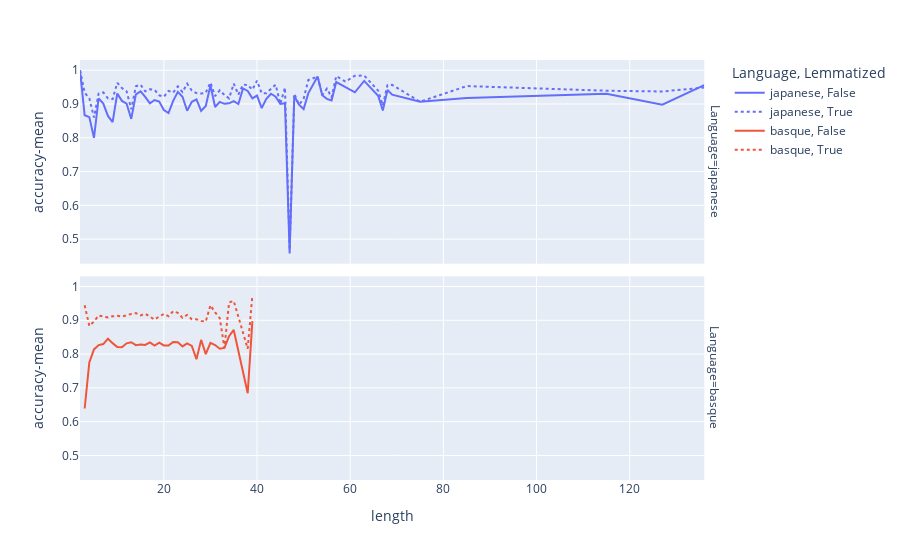

Notebook code cell kept with this figure:
### Code cell
fig = px.line(
    data_frame=df,
    x='length', y='accuracy-mean',
    line_dash='Lemmatized',
    color='Language',
    facet_row='Language',
)
fig.show()

### Figure 1 — Plotly figure (JSON) as saved in the notebook; plotly's stock layout.template omitted (floating-point values rounded to 4 significant figures)
{"data": [{"hovertemplate": "Language=japanese<br>Lemmatized=False<br>length=%{x}<br>accuracy-mean=%{y}<extra></extra>", "legendgroup": "japanese, False", "line": {"color": "#636efa", "dash": "solid"}, "marker": {"symbol": "circle"}, "mode": "lines", "name": "japanese, False", "orientation": "v", "showlegend": true, "x": [2, 3, 4, 5, 6, 7, 8, 9, 10, 11, 12, 13, 14, 15, 16, 17, 18, 19, 20, 21, 22, 23, 24, 25, 26, 27, 28, 29, 30, 31, 32, 33, 34, 35, 36, 37, 38, 39, 40, 41, 42, 43, 44, 45, 46, 47, 48, 49, 50, 51, 53, 54, 55, 56, 57, 59, 61, 63, 66, 67, 68, 69, 75, 85, 115, 127, 136], "xaxis": "x2", "y": [1.0, 0.8667, 0.8611, 0.8, 0.9167, 0.9011, 0.8646, 0.8462, 0.9313, 0.9091, 0.901, 0.8558, 0.9286, 0.9373, 0.9208, 0.902, 0.9116, 0.9071, 0.8821, 0.873, 0.9091, 0.9359, 0.9213, 0.88, 0.9066, 0.9136, 0.8795, 0.8941, 0.9545, 0.8911, 0.9062, 0.9004, 0.902, 0.9086, 0.9, 0.9459, 0.9386, 0.9167, 0.925, 0.8878, 0.915, 0.9302, 0.9217, 0.9, 0.9022, 0.4574, 0.9236, 0.898, 0.885, 0.9314, 0.9811, 0.9259, 0.9152, 0.9107, 0.9649, 0.9492, 0.9344, 0.9683, 0.9242, 0.8806, 0.9412, 0.9275, 0.9067, 0.9176, 0.9304, 0.8976, 0.9559], "yaxis": "y2", "type": "scatter"}, {"hovertemplate": "Language=japanese<br>Lemmatized=True<br>length=%{x}<br>accuracy-mean=%{y}<extra></extra>", "legendgroup": "japanese, True", "line": {"color": "#636efa", "dash": "dot"}, "marker": {"symbol": "circle"}, "mode": "lines", "name": "japanese, True", "orientation": "v", "showlegend": true, "x": [2, 3, 4, 5, 6, 7, 8, 9, 10, 11, 12, 13, 14, 15, 16, 17, 18, 19, 20, 21, 22, 23, 24, 25, 26, 27, 28, 29, 30, 31, 32, 33, 34, 35, 36, 37, 38, 39, 40, 41, 42, 43, 44, 45, 46, 47, 48, 49, 50, 51, 53, 54, 55, 56, 57, 59, 61, 63, 66, 67, 68, 69, 75, 85, 115, 127, 136], "xaxis": "x2", "y": [1.0, 0.9333, 0.9167, 0.86, 0.9306, 0.9341, 0.9167, 0.9145, 0.9625, 0.947, 0.9375, 0.8846, 0.9524, 0.9569, 0.9375, 0.9436, 0.9419, 0.9257, 0.9214, 0.9385, 0.9336, 0.9519, 0.9352, 0.96, 0.9396, 0.9321, 0.9308, 0.9335, 0.9636, 0.9234, 0.9403, 0.9264, 0.9167, 0.96, 0.9278, 0.9575, 0.9561, 0.9423, 0.9688, 0.9317, 0.932, 0.9432, 0.9571, 0.9, 0.9484, 0.4681, 0.9306, 0.898, 0.915, 0.9706, 0.9811, 0.9259, 0.9455, 0.9196, 0.9825, 0.9661, 0.9836, 0.9841, 0.9394, 0.8955, 0.9559, 0.9565, 0.9067, 0.9529, 0.9391, 0.937, 0.9485], "yaxis": "y2", "type": "scatter"}, {"hovertemplate": "Language=basque<br>Lemmatized=False<br>length=%{x}<br>accuracy-mean=%{y}<extra></extra>", "legendgroup": "basque, False", "line": {"color": "#EF553B", "dash": "solid"}, "marker": {"symbol": "circle"}, "mode": "lines", "name": "basque, False", "orientation": "v", "showlegend": true, "x": [3, 4, 5, 6, 7, 8, 9, 10, 11, 12, 13, 14, 15, 16, 17, 18, 19, 20, 21, 22, 23, 24, 25, 26, 27, 28, 29, 30, 31, 32, 33, 34, 35, 38, 39], "xaxis": "x", "y": [0.6389, 0.775, 0.8138, 0.8266, 0.8296, 0.8456, 0.8324, 0.8211, 0.8199, 0.8318, 0.8351, 0.8263, 0.8285, 0.827, 0.8346, 0.8251, 0.8339, 0.8254, 0.8251, 0.836, 0.8348, 0.8225, 0.8314, 0.8239, 0.7847, 0.8418, 0.8, 0.8333, 0.8266, 0.8156, 0.8182, 0.8529, 0.8714, 0.6842, 0.8974], "yaxis": "y", "type": "scatter"}, {"hovertemplate": "Language=basque<br>Lemmatized=True<br>length=%{x}<br>accuracy-mean=%{y}<extra></extra>", "legendgroup": "basque, True", "line": {"color": "#EF553B", "dash": "dot"}, "marker": {"symbol": "circle"}, "mode": "lines", "name": "basque, True", "orientation": "v", "showlegend": true, "x": [3, 4, 5, 6, 7, 8, 9, 10, 11, 12, 13, 14, 15, 16, 17, 18, 19, 20, 21, 22, 23, 24, 25, 26, 27, 28, 29, 30, 31, 32, 33, 34, 35, 38, 39], "xaxis": "x", "y": [0.9444, 0.8833, 0.8966, 0.9141, 0.911, 0.9086, 0.9119, 0.913, 0.9108, 0.9151, 0.9188, 0.9211, 0.9145, 0.9194, 0.91, 0.9023, 0.9112, 0.9186, 0.912, 0.9269, 0.9217, 0.9074, 0.9157, 0.9028, 0.9028, 0.898, 0.8966, 0.9444, 0.9234, 0.9062, 0.8182, 0.9529, 0.9571, 0.8158, 0.9744], "yaxis": "y", "type": "scatter"}], "layout": {"xaxis": {"anchor": "y", "domain": [0.0, 0.98], "title": {"text": "length"}}, "yaxis": {"anchor": "x", "domain": [0.0, 0.485], "title": {"text": "accuracy-mean"}}, "xaxis2": {"anchor": "y2", "domain": [0.0, 0.98], "matches": "x", "showticklabels": false}, "yaxis2": {"anchor": "x2", "domain": [0.515, 1.0], "matches": "y", "title": {"text": "accuracy-mean"}}, "annotations": [{"font": {}, "showarrow": false, "text": "Language=basque", "textangle": 90, "x": 0.98, "xanchor": "left", "xref": "paper", "y": 0.2425, "yanchor": "middle", "yref": "paper"}, {"font": {}, "showarrow": false, "text": "Language=japanese", "textangle": 90, "x": 0.98, "xanchor": "left", "xref": "paper", "y": 0.7575, "yanchor": "middle", "yref": "paper"}], "legend": {"title": {"text": "Language, Lemmatized"}, "tracegroupgap": 0}, "margin": {"t": 60}}}
